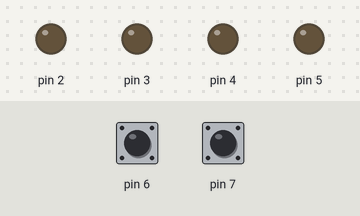
This program was run on a simulated Arduino Uno, built with avr-gcc and run on an emulated ATmega328P. On the bench: output pins drawn as LEDs (lit = HIGH). The inputs (shaded band) are chosen by the test bench; at power-on: pin 6 HIGH, pin 7 HIGH.

Above: at 0.8 s.
0.9 s: pin 6 pulled LOW for 3.2 s
At 2.0 s:
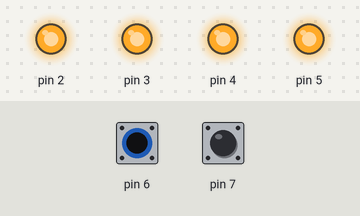
6.8 s: pin 7 pulled LOW for 3.2 s
Timing chart, 0 to 17.5 s (numbered marks = the images above; inputs shaded):
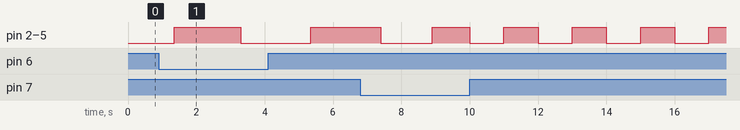

Measured:
- by itself, pin 2–5: repeats every 2.1 s: HIGH 1.1 s, LOW 1.0 s

The program:

main.cpp
```cpp
#include <Arduino.h>
#include <avr/io.h>

//Function declatration
bool isButtonPressed(uint16_t pinButton);
void digitalToggle(uint16_t pinButton);
//Global variables declaration
uint32_t Time = 1000; // miliseconds
uint32_t previous_millis;
long int presentTime;

int main()
{
  init();
  Serial.begin(9600);
  DDRD |= 0b00111100; // setting PORTD GPIOs as output
  DDRD &= ~((1 << PD6) | (1 << PD7));
  PORTD |= (1 << PD6) | (1 << PD7); //pullup resistors

  while (1)
  {
    // if (isButtonPressed(PD6))
    // {
    // }
    presentTime = millis();
    //Serial.println(presentTime);

    if (isButtonPressed(PD6))
    {
      Time += 50;
    }

    if (isButtonPressed(PD7))
    {
      if (Time >= 100)
      {
        Time -= 50;
      }
      else
      {
        continue;
      }
    }

    if ((presentTime - previous_millis) >= Time)
    {
      previous_millis = millis();
      digitalToggle(PD2);
      digitalToggle(PD3);
      digitalToggle(PD4);
      digitalToggle(PD5);
    }
  }
}
bool isButtonPressed(uint16_t pinButton)
{
  if (!(PIND & (1 << pinButton)))
  {
    //Simple debouncing code
    _delay_ms(50);
    if (!(PIND & (1 << pinButton)))
    {
      _delay_ms(100);
      return true;
    }
  }
  return false;
}
void digitalToggle(uint16_t pinButton)
{
  PORTD ^= (1 << pinButton);
}
```
